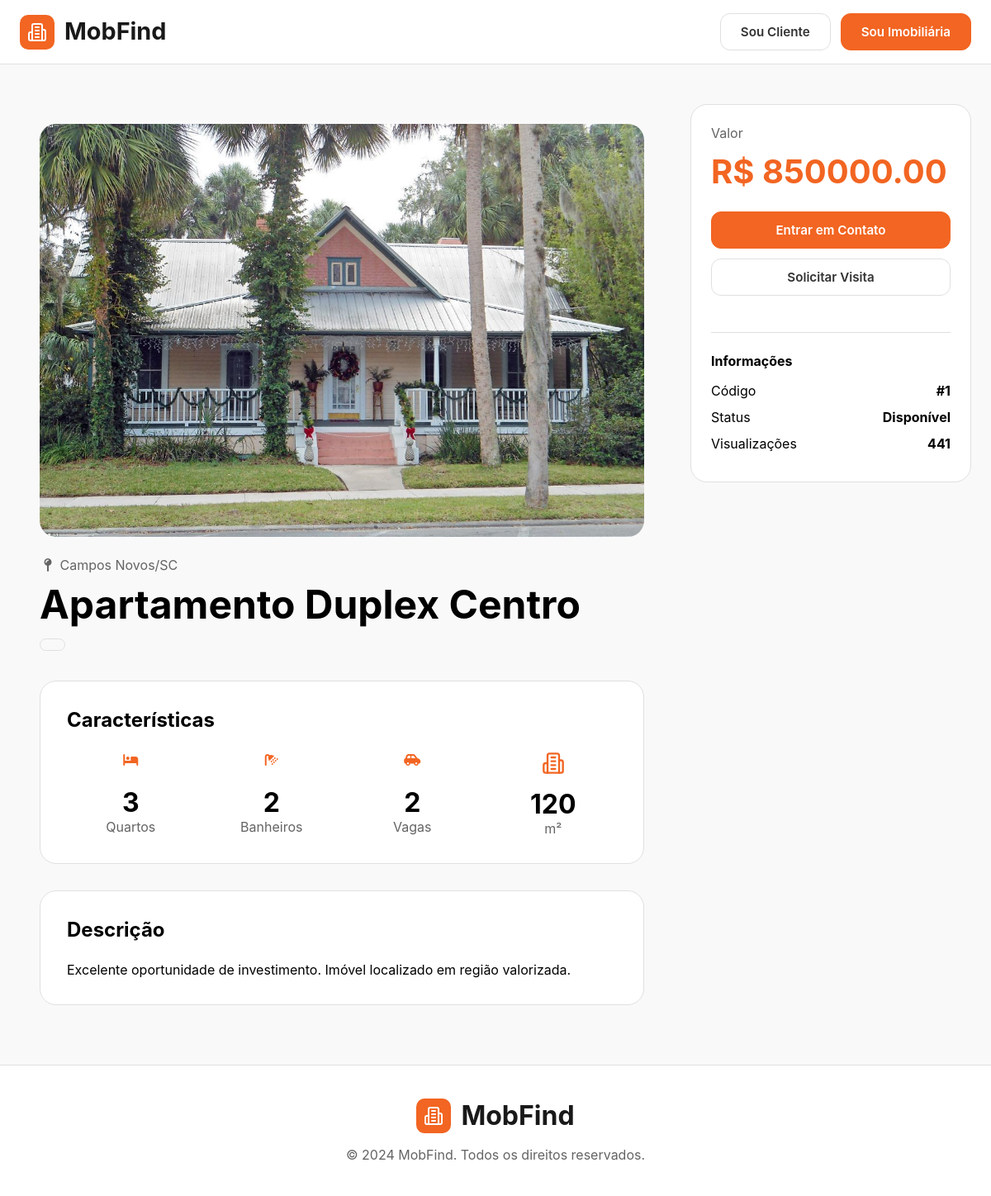
Page /property/1/ on the committed database.
### core/models.py (models this page shows, shortened)
class Property(models.Model):
    title = models.CharField(
        max_length=255
    )
    description = models.TextField()
    city = models.ForeignKey(
        City,
        on_delete=models.PROTECT,
        related_name='properties'
    )
    property_type = models.ForeignKey(
        PropertyType,
        on_delete=models.PROTECT,
        related_name='properties'
    )
    price = models.DecimalField(
        max_digits=12,
        decimal_places=2
    )
    area = models.PositiveIntegerField()
    bedrooms = models.PositiveSmallIntegerField(
        default=0
    )
    bathrooms = models.PositiveSmallIntegerField(
        default=0
    )
    garages = models.PositiveSmallIntegerField(
        default=0
    )
    image = models.ImageField(
        upload_to='properties/',
        blank=True,
        null=True,
    )
    is_featured = models.BooleanField(
        default=False
    )
    is_active = models.BooleanField(
        default=True
    )
    views = models.PositiveIntegerField(
        default=0
    )
    created_at = models.DateTimeField(
        auto_now_add=True
    )
    updated_at = models.DateTimeField(
        auto_now=True
    )
    class Meta:
        verbose_name_plural = 'Properties'

class City(models.Model):
    name = models.CharField(
        max_length=100
    )
    state = models.CharField(
        max_length=2
    )
    class Meta:
        verbose_name = 'city'
        verbose_name_plural = 'cities'
    def __str__(self):
        return f'{self.name}/{self.state}'

### core/views.py (the view, shortened to what this page needs)
def property_detail(request, id):
    property = get_object_or_404(
        Property,
        id=id
    )
    favorites_ids = []
    context = {
        'property': property,
        'favorites_ids': favorites_ids,
    }
    return render(
        request,
        'pages/property-detail.html',
        context,
    )

### core/templates/pages/property-detail.html (shortened to what this page needs)
{% include 'partials/head.html' %}
<body>
    {% include 'partials/header.html' %}
    <main class="property-page">
        <div class="property-container">
            <div class="property-content">
                <div class="property-image">
                    <img
                        src="{{ property.image.url }}"
                        alt="{{ property.title }}"
                    >
                </div>
                <div class="property-location">
                    <i class="fa-solid fa-map-pin"></i> {{ property.city }}
                </div>
                <h1 class="property-title">
                    {{ property.title }}
                </h1>
                <span class="property-type">
                </span>
                <section class="property-section">
                    <h2>Características</h2>
                    <div class="property-features">
                        <div class="feature-card">
                            <i class="fa-solid fa-bed"></i>
                            <strong>
                                {{ property.bedrooms }}
                            </strong>
                            <span>Quartos</span>
                        </div>
                        <div class="feature-card">
                            <i class="fa-solid fa-shower"></i>
                            <strong>
                                {{ property.bathrooms }}
                            </strong>
                            <span>Banheiros</span>
                        </div>
                        <div class="feature-card">
                            <i class="fa-solid fa-car-side"></i>
                            <strong>
                                {{ property.garages }}
                            </strong>
                            <span>Vagas</span>
                        </div>
                        <div class="feature-card">
                            <strong>
                                {{ property.area }}
                            </strong>
                            <span>m²</span>
                        </div>
                    </div>
                </section>
                <section class="property-section">
                    <h2>Descrição</h2>
                    <p>
                        {{ property.description }}
                    </p>
                </section>
            </div>
            <aside class="property-sidebar">
                <div class="price-card">
                    <span class="price-label">
                        Valor
                    </span>
                    <h3>
                        R$ {{ property.price }}
                    </h3>
                    <a
                        href="#"
                        class="btn btn-primary contact-btn"
                    >
                        Entrar em Contato
                    </a>
                    <a
                        href="#"
                        class="btn btn-outline visit-btn"
                    >
                        Solicitar Visita
                    </a>
                    <div class="property-info">
                        <h4>Informações</h4>
                        <div class="info-row">
                            <span>Código</span>
                            <strong>#{{ property.id }}</strong>
                        </div>
                        <div class="info-row">
                            <span>Status</span>
                            <strong>Disponível</strong>
                        </div>
                        <div class="info-row">
                            <span>Visualizações</span>
                            <strong>{{ property.views }}</strong>
                        </div>
                    </div>
                </div>
            </aside>
        </div>
    </main>
    {% include 'partials/footer.html' %}
</body>
</html>

### core/templates/partials/head.html (shortened to what this page needs)
{% load static %}
<!DOCTYPE html>
<html lang="en">
<head>
    <link rel="stylesheet" href="https://cdnjs.cloudflare.com/ajax/libs/font-awesome/7.0.1/css/all.min.css" />
    <link rel="stylesheet" href="https://cdnjs.cloudflare.com/ajax/libs/font-awesome/7.0.1/css/brands.min.css" />
    <link rel="stylesheet" href="https://cdnjs.cloudflare.com/ajax/libs/font-awesome/7.0.1/css/fontawesome.min.css" />
    <link rel="stylesheet" href="{% static 'core/css/style.css' %}">
    <link rel="stylesheet" href="{% static 'core/css/login.css' %}">
</head>

### core/templates/partials/header.html (shortened to what this page needs)
<header>
    <div class="container">
        <div class="main-logo">
            <a href="/" class ="logo">
                <span class="logo-icon">
                </span>
                <span class="title">MobFind</span>
            </a>
        </div>
    <div class="header-actions">
        {% if user.is_authenticated %}
            <span class="user-name">
                Olá, {{ user.username }}
            </span>
            <a href="{% url 'core:logout' %}" class="btn btn-outline">
                Sair
            </a>
        {% else %}
            <a href="{% url 'core:login' 'client' %}" class="btn btn-outline">
                Sou Cliente
            </a>
            <a href="{% url 'core:login' 'realtor' %}" class="btn btn-primary">
                Sou Imobiliária
            </a>
        {% endif %}
    </div>
    </div>
</header>

### core/templates/partials/footer.html (shortened to what this page needs)
{% load static %}
<footer class="footer">
    <div class="footer-container">
        <a href="/" class="footer-logo">
            <span class="footer-logo-icon">
            </span>
            <span class="footer-logo-text">
                MobFind
            </span>
        </a>
        <p class="footer-copyright">
            © 2024 MobFind. Todos os direitos reservados.
        </p>
    </div>
</footer>

### rows in the picture
Property: image (picture), city "Campos Novos/SC", title "Apartamento Duplex Centro", bedrooms "3", bathrooms "2", garages "2", area "120", description "Excelente oportunidade de investimento. Imóvel localizado em região valorizada.", price "850000.00", id "1", views "441"
